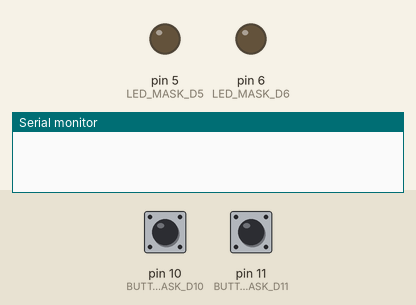
Bench run of a program on a simulated Arduino Uno, built with avr-gcc and run on an emulated ATmega328P. Shown: output pins drawn as LEDs (lit = HIGH), the last lines printed to the serial monitor. Dashed ring = blinking. Inputs (shaded band) come from the test bench; at power-on: pin 11 (BUTTON_MASK_D11) HIGH, pin 10 (BUTTON_MASK_D10) HIGH.

Above: at 1.2 s.
1.3 s: pin 11 (BUTTON_MASK_D11) pulled LOW for 0.15 s
At 1.42 s:
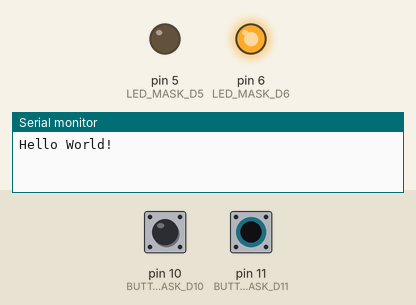
2.9 s: pin 10 (BUTTON_MASK_D10) pulled LOW for 0.15 s
At 3.4 s:
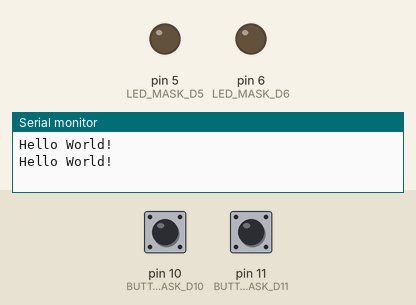
4.5 s: pin 10 (BUTTON_MASK_D10) pulled LOW for 3.2 s
At 5.0 s:
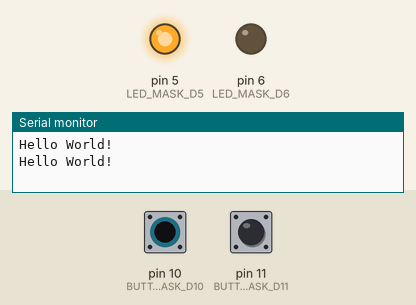
9.2 s: pin 11 (BUTTON_MASK_D11) pulled LOW for 3.2 s
At 9.8 s:
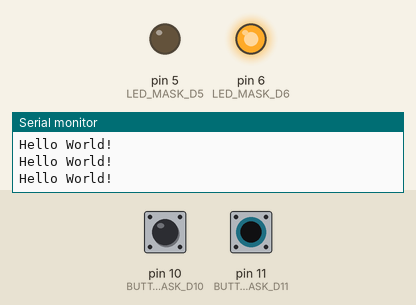
13.9 s: pin 10 (BUTTON_MASK_D10) driven LOW and pin 11 (BUTTON_MASK_D11) driven LOW
At 14.4 s:
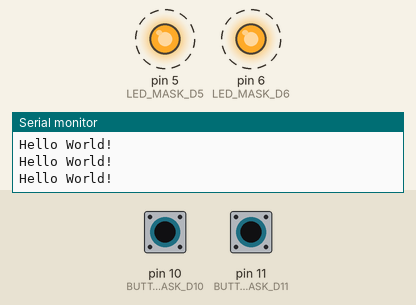
16.9 s: pin 10 (BUTTON_MASK_D10) driven HIGH
At 17.6 s:
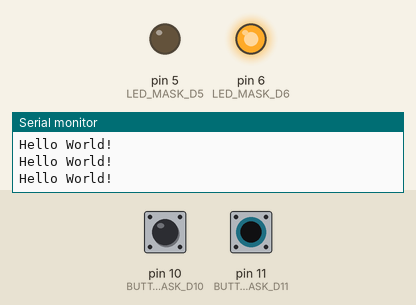
Timing chart, 0 to 19.9 s (numbered marks = the images above; inputs shaded):
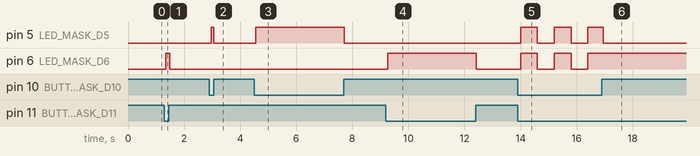

The program:

main.cpp
```cpp
#include <Arduino.h>

#define BUTTON_MASK_D10 (1 << PB2)
#define BUTTON_MASK_D11 (1 << PB3)
#define LED_MASK_D5 (1 << PD5)
#define LED_MASK_D6 (1 << PD6)
#define DEBOUNCE_TIME 50

unsigned long lastToggleTime = 0;

void setup()
{
  Serial.begin(9600);
  DDRB &= ~BUTTON_MASK_D10 & ~BUTTON_MASK_D11;
  PORTB |= BUTTON_MASK_D10 | BUTTON_MASK_D11;
  DDRD |= LED_MASK_D5 | LED_MASK_D6;
}

bool debounceButton(uint8_t buttonMask)
{
  if (!(PINB & buttonMask)) {
    delay(DEBOUNCE_TIME);
    if (!(PINB & buttonMask)) {
      return true;
    }
  }
  return false;
}

void loop()
{
  bool buttonD10 = debounceButton(BUTTON_MASK_D10);
  bool buttonD11 = debounceButton(BUTTON_MASK_D11);
  if (buttonD10 && buttonD11) {
    if (millis() - lastToggleTime >= 500) {
      PORTD ^= LED_MASK_D5;
      PORTD ^= LED_MASK_D6;
      lastToggleTime = millis();
    }
  } else if (buttonD10) {
    PORTD |= LED_MASK_D5;
    PORTD &= ~LED_MASK_D6;
  } else if (buttonD11) {
    PORTD &= ~LED_MASK_D5;
    PORTD |= LED_MASK_D6;
    Serial.println("Hello World!");
  } else {
    PORTD &= ~LED_MASK_D5;
    PORTD &= ~LED_MASK_D6;
  }
  delay(20);
}
```

Measured:
- after the input at 1.3 s, pin 6 (LED_MASK_D6): LOW → HIGH after 0.05 s, → LOW 0.14 s later
- after the input at 2.9 s, pin 5 (LED_MASK_D5): LOW → HIGH after 0.06 s, → LOW 0.09 s later
- after the input at 4.5 s, pin 5 (LED_MASK_D5): LOW → HIGH after 0.06 s, → LOW 3.2 s later
- after the input at 9.2 s, pin 6 (LED_MASK_D6): LOW → HIGH after 0.06 s, → LOW 3.2 s later
- after the input at 13.9 s, pin 5 (LED_MASK_D5), pin 6 (LED_MASK_D6): alternates HIGH for 0.60 s and LOW for 0.60 s, starting after 0.10 s
- after the input at 16.9 s, pin 6 (LED_MASK_D6): stops changing and stays HIGH
